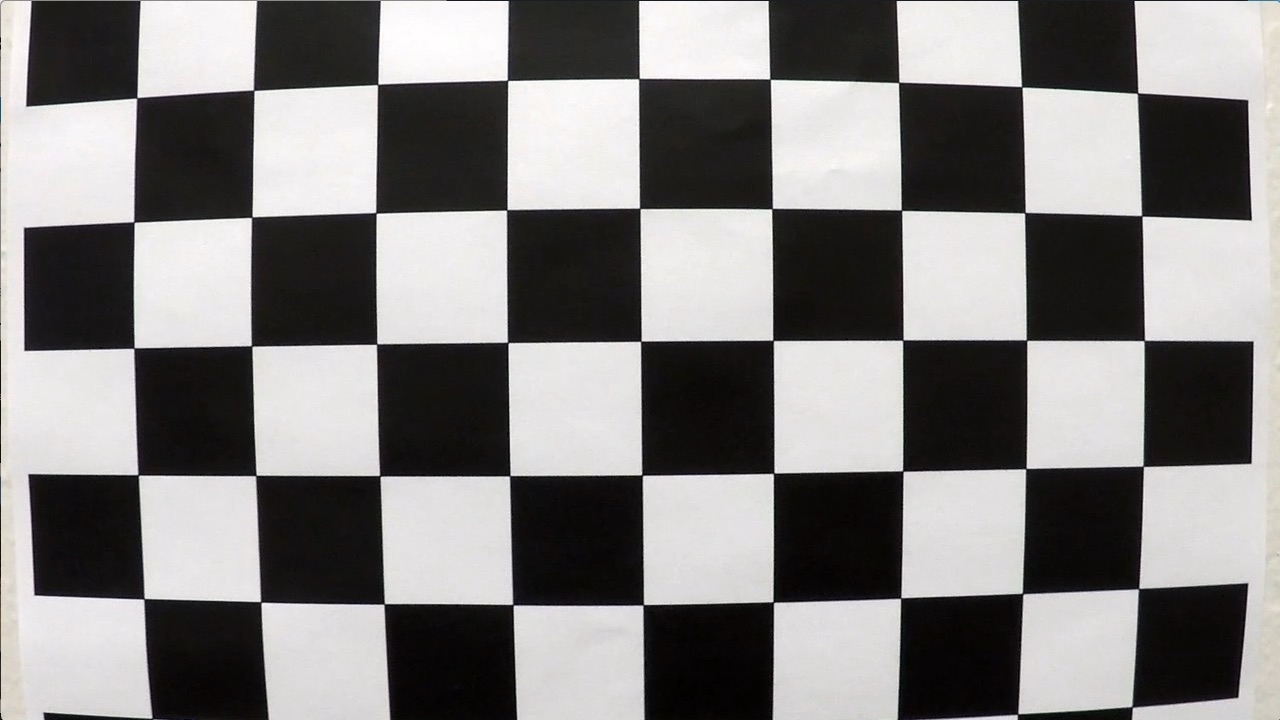
#> input picture CarND-Advanced-Lane-Lines-master/camera_cal/calibration1.jpg, 1280 x 720 px; its folder holds 5 pictures in this run
$ jupyter execute --allow-errors P4.ipynb   (shell and % lines are left out)   (older library calls are emulated)
#> lines starting #> are read from the running program, lines starting #| are printed output that depends on the picture; after the words box and inside, x2 and y2 are one past the last pixel; in counts of white or black regions, pixels touching at a corner belong together
[cell 1]
import numpy as np
import cv2
import pickle
import glob
import matplotlib.image as mpimg
import matplotlib.pyplot as plt

[cell 2]
def img_calibration():

    #prepare object points , like (0,0,0), (1,0,0), (2,0,0) ... (8,5,0)
    objp = np.zeros((6*9,3), np.float32)
    objp[:,:2] = np.mgrid[0:9,0:6].T.reshape(-1,2)

    #Arrays to store object points and image points from all the images
    objpoints = [] # 3d points to real world space
    imgpoints = [] # 2d points in image plane

    #Make a list of calibration images
    images = glob.glob('./camera_cal/calibration*.jpg')

    for idx, fname in enumerate(images):
        img = cv2.imread(fname)
#> img is the input picture: shape (720, 1280, 3); mean B, G, R 127.8, 128.4, 130.1
        gray = cv2.cvtColor(img,cv2.COLOR_BGR2GRAY)

        #find chessboard corners
        ret, corners = cv2.findChessboardCorners(gray,(9,6))
#> ret = False; corners = None

        #if found, add object points, image points
        if ret == True:
            print("working on",fname)
            objpoints.append(objp)
            imgpoints.append(corners)

            #draw and display the coreners
            cv2.drawChessboardCorners(img,(9,6),corners,ret)
#> pass 2 of the loop in img_calibration, `for idx, fname in enumerate(images):`:
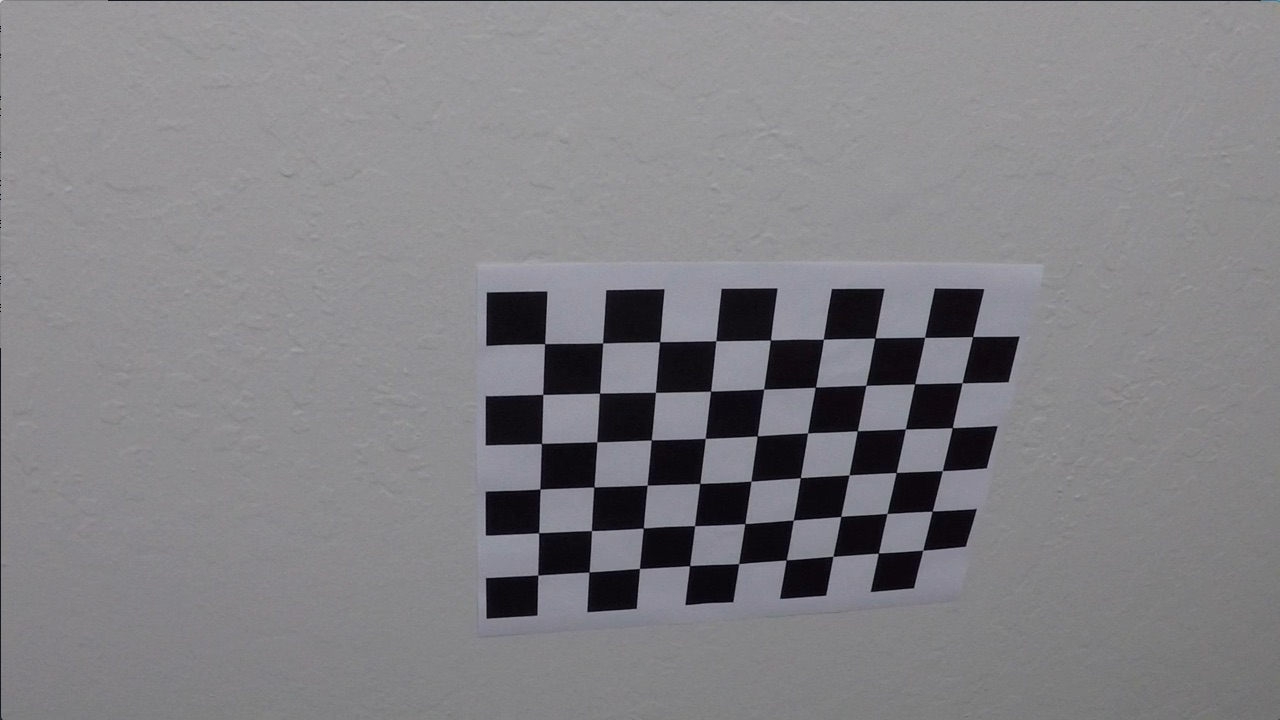
#> input picture CarND-Advanced-Lane-Lines-master/camera_cal/calibration10.jpg, 1280 x 720 px
#> in img_calibration, img is the input picture: shape (720, 1280, 3); mean B, G, R 133.1, 129.4, 130.2
#> ret = True; corners = 54 rows, first 8: [545.3, 343.1], [602.7, 342.8], [660.1, 341.3], [715.8, 340.7], [770.6, 340], [823.5, 339.2], [874.3, 338.5], [925.1, 337.4]
#> in img_calibration, `cv2.drawChessboardCorners(img,(9,6),corners,ret)`:
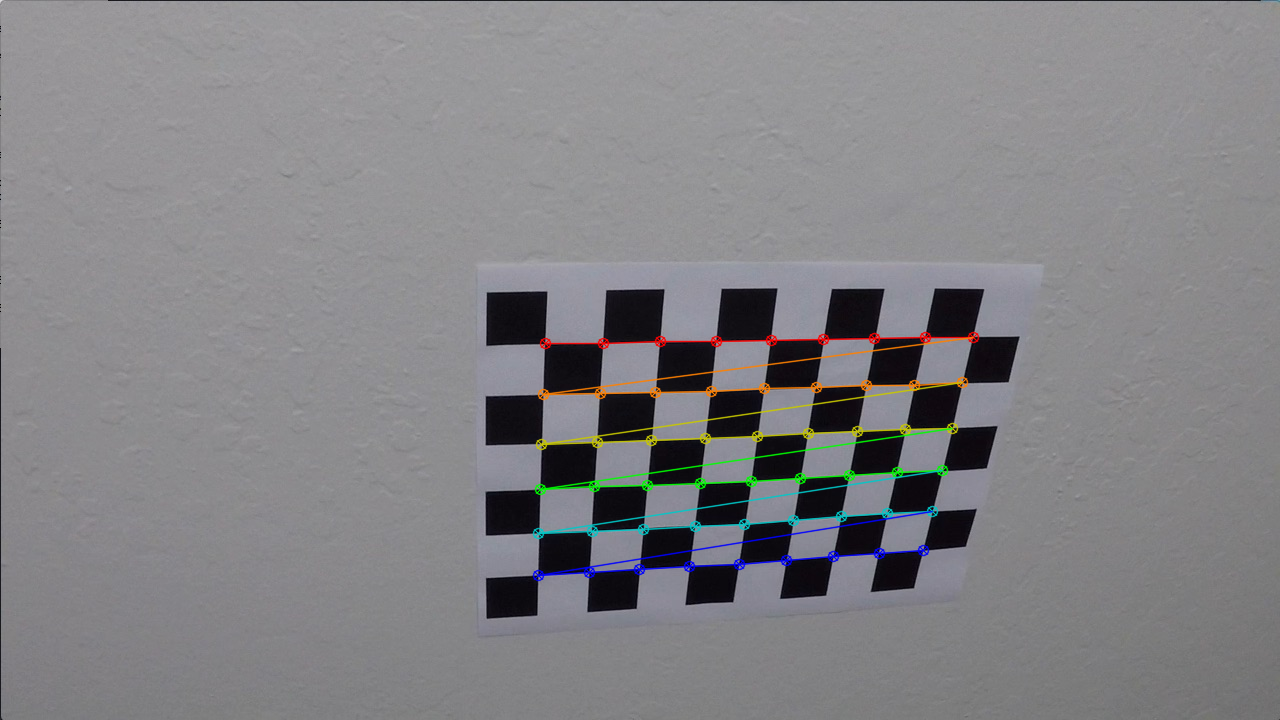
#> img: shape (720, 1280, 3); 1.91% of pixels changed, all inside (x1, y1, x2, y2) = (532, 331, 980, 582)
#> pass 3 of the loop in img_calibration, `for idx, fname in enumerate(images):`:
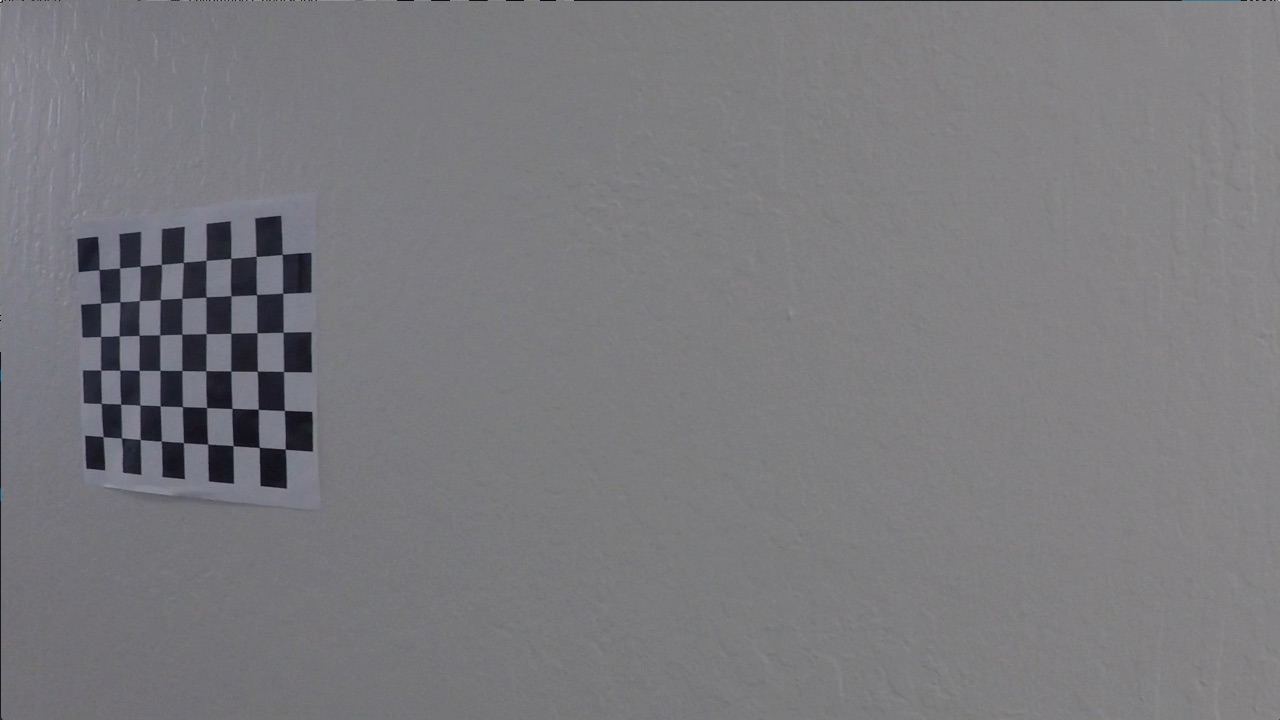
#> input picture CarND-Advanced-Lane-Lines-master/camera_cal/calibration11.jpg, 1280 x 720 px
#> in img_calibration, img is the input picture: shape (720, 1280, 3); mean B, G, R 125.2, 121.7, 122.2
#> corners = 54 rows, first 8: [99.22, 269.6], [119.6, 268], [140.1, 266.1], [161.3, 264.5], [183.3, 262.5], [206.1, 260.3], [230.7, 258.2], [256.2, 256.3]
#> in img_calibration, `cv2.drawChessboardCorners(img,(9,6),corners,ret)`:
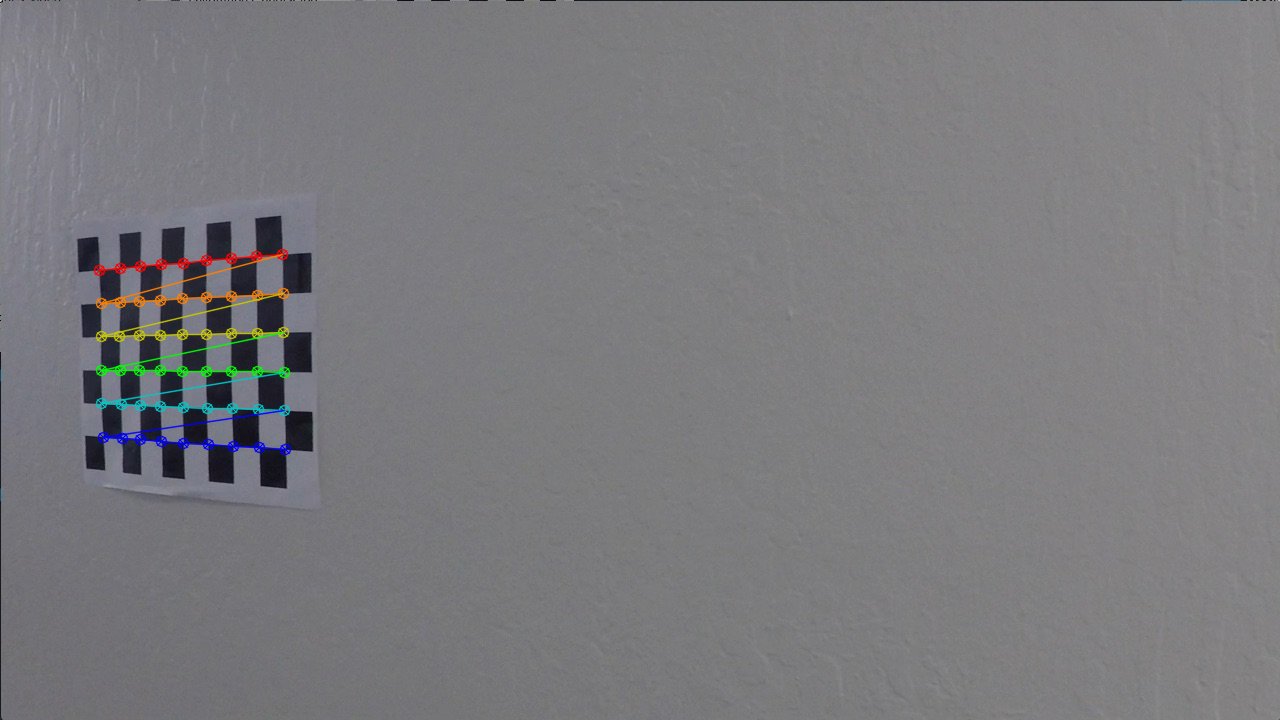
#> img: shape (720, 1280, 3); 1.11% of pixels changed, all inside (x1, y1, x2, y2) = (93, 248, 292, 456)
#> the loop made 5 passes; the first 3 are shown
            #write_name = './After_corner_detection/'+'corners_found'+str(idx)+'.jpg'
            #cv2.imwrite(write_name,img)

    img = cv2.imread('./camera_cal/calibration2.jpg')
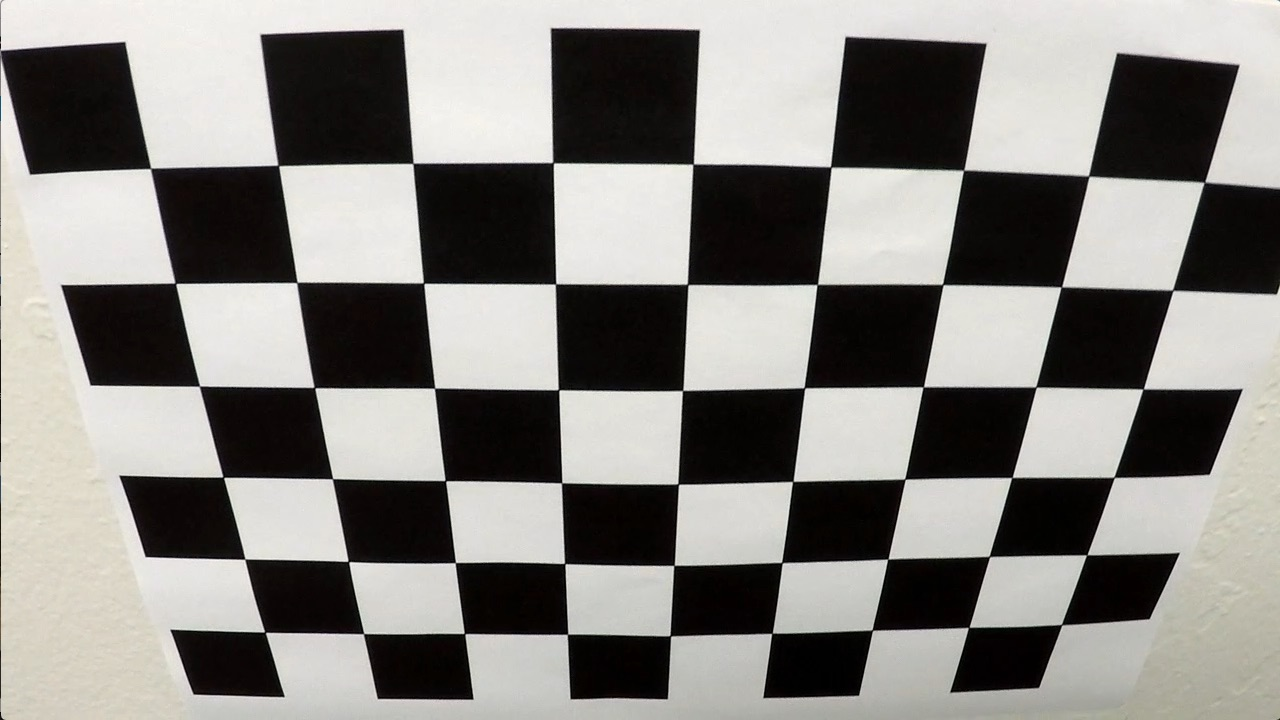
#> input picture CarND-Advanced-Lane-Lines-master/camera_cal/calibration2.jpg, 1280 x 720 px
#> img is the input picture: shape (720, 1280, 3); mean B, G, R 128.5, 132.4, 134.4

    img_size = (img.shape[1],img.shape[0])
#> img_size = (1280, 720)

    #On camera calibration given object points and image points
    retval,cameraMatx,distCoeff,rvecs,tvecs = cv2.calibrateCamera(objpoints,imgpoints,img_size,None,None)

    #save the camera calibration values for later use
    dist_pickle = {}
    dist_pickle["mtx"] = cameraMatx
    dist_pickle["dst"] = distCoeff
    dist_pickle["rvecs"] = rvecs
    dist_pickle["tvecs"] = tvecs
    pickle.dump(dist_pickle,open("./calibration.p","wb"))

    #Read  in the saved objpoints and imgpoints
    dist_pickle = pickle.load(open("./calibration.p","rb"))
    mtx = dist_pickle["mtx"]
    dst = dist_pickle["dst"]
    rvecs = dist_pickle["rvecs"]
    tvecs = dist_pickle["tvecs"]

    return mtx,dst
